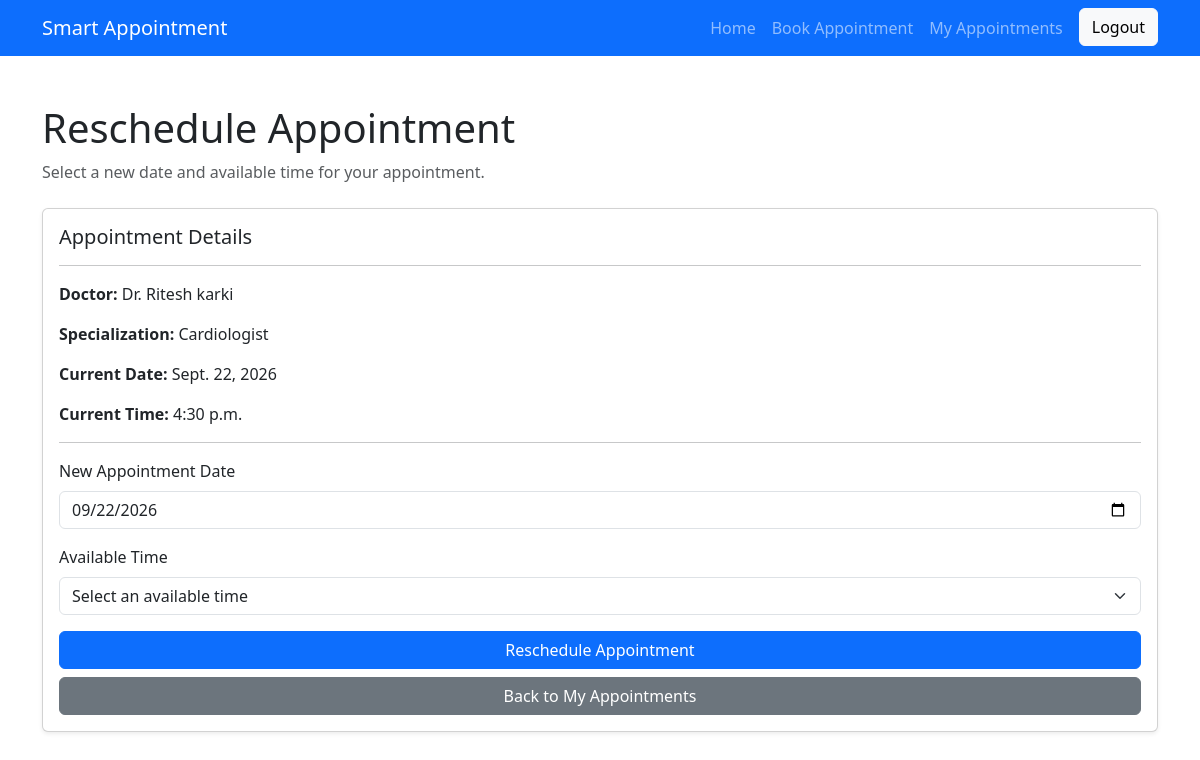
/appointments/reschedule/14/ (signed in), run on the app's committed database.
### appointments/models.py (models this page shows, shortened)
class Appointment(models.Model):
    STATUS_CHOICES = [
        ('Pending', 'Pending'),
        ('Confirmed', 'Confirmed'),
        ('Completed', 'Completed'),
        ('Cancelled', 'Cancelled'),
    ]
    patient = models.ForeignKey(
        Patient,
        on_delete=models.CASCADE,
        related_name='appointments'
    )
    doctor = models.ForeignKey(
        Doctor,
        on_delete=models.CASCADE,
        related_name='appointments'
    )
    appointment_date = models.DateField()
    appointment_time = models.TimeField()
    status = models.CharField(
        max_length=20,
        choices=STATUS_CHOICES,
        default='Pending'
    )
    reason = models.TextField()
    created_at = models.DateTimeField(auto_now_add=True)

### doctors/models.py (models this page shows, shortened)
class Doctor(models.Model):
    user = models.OneToOneField(User, on_delete=models.CASCADE)
    name = models.CharField(max_length=100)
    specialization = models.CharField(max_length=100)
    phone = models.CharField(max_length=20)
    working_start = models.TimeField()
    working_end = models.TimeField()

### appointments/views.py (the view, shortened to what this page needs)
@login_required
def reschedule_appointment(request, appointment_id):
    patient = Patient.objects.get(
        user=request.user
    )
    appointment = Appointment.objects.get(
        id=appointment_id
    )
    available_slots = []
    selected_date = appointment.appointment_date
    if request.method == "POST":
        date_value = request.POST.get(
            "appointment_date"
        )
        time_value = request.POST.get(
            "appointment_time"
        )
        if date_value:
            selected_date = date.fromisoformat(
                date_value
            )
            if selected_date < date.today():
                messages.error(
                    request,
                    "You cannot select a past date."
                )
                return redirect(
                    "appointments:reschedule_appointment",
                    appointment_id=appointment.id
                )
            available_slots = get_available_slots(
                appointment.doctor,
                selected_date
            )
        if date_value and time_value:
            new_time = datetime.strptime(
                time_value,
                "%H:%M:%S"
            ).time()
            slot_taken = Appointment.objects.filter(
                doctor=appointment.doctor,
                appointment_date=selected_date,
                appointment_time=new_time,
                status__in=["Pending", "Confirmed"]
            ).exclude(
                id=appointment.id
            ).exists()
            if slot_taken:
                messages.error(
                    request,
                    "Sorry, this appointment slot is already booked."
                )
                return redirect(
                    "appointments:reschedule_appointment",
                    appointment_id=appointment.id
                )
            appointment.appointment_date = selected_date
            appointment.appointment_time = new_time
            appointment.save()
            messages.success(
                request,
                "Your appointment has been rescheduled successfully."
            )
            return redirect(
                "appointments:my_appointments"
            )
    else:
        available_slots = get_available_slots(
            appointment.doctor,
            selected_date
        )
    return render(
        request,
        "appointments/reschedule_appointment.html",
        {
            "appointment": appointment,
            "available_slots": available_slots,
            "selected_date": selected_date,
        }
    )

### appointments/templates/appointments/reschedule_appointment.html (shortened to what this page needs)
{% extends "base.html" %}
{% block content %}
<div class="container py-5">
<div class="mb-4">
    <h1>
        Reschedule Appointment
    </h1>
    <p class="text-muted">
        Select a new date and available time for your appointment.
    </p>
</div>
<div class="card shadow-sm">
    <div class="card-body">
        <h5 class="card-title">
            Appointment Details
        </h5>
        <hr>
        <p>
            <strong>Doctor:</strong>
            Dr. {{ appointment.doctor.name }}
        </p>
        <p>
            <strong>Specialization:</strong>
            {{ appointment.doctor.specialization }}
        </p>
        <p>
            <strong>Current Date:</strong>
            {{ appointment.appointment_date }}
        </p>
        <p>
            <strong>Current Time:</strong>
            {{ appointment.appointment_time|time:"g:i a" }}
        </p>
        <hr>
        <form method="POST">
            <div class="mb-3">
                <label
                    for="appointment_date"
                    class="form-label"
                >
                    New Appointment Date
                </label>
                <input
                    type="date"
                    name="appointment_date"
                    id="appointment_date"
                    class="form-control"
                    value="{{ selected_date|date:'Y-m-d' }}"
                    required
                >
            </div>
            {% if available_slots %}
                <div class="mb-3">
                    <label
                        for="appointment_time"
                        class="form-label"
                    >
                        Available Time
                    </label>
                    <select
                        name="appointment_time"
                        id="appointment_time"
                        class="form-select"
                        required
                    >
                        <option value="">
                            Select an available time
                        </option>
                    </select>
                </div>
            {% else %}
                <div class="alert alert-warning">
                    No available time slots are currently available
                    for this date.
                </div>
            {% endif %}
            <div class="d-grid gap-2">
                {% if available_slots %}
                    <button
                        type="submit"
                        class="btn btn-primary"
                    >
                        Reschedule Appointment
                    </button>
                {% endif %}
                <a
                    href="{% url 'appointments:my_appointments' %}"
                    class="btn btn-secondary"
                >
                    Back to My Appointments
                </a>
            </div>
        </form>
    </div>
</div>
</div>
{% endblock %}

### data on the page
Appointment: doctor.name "Ritesh karki", doctor.specialization "Cardiologist", appointment_date "Sept. 22, 2026", appointment_time "4:30 p.m.", appointment_date "09/22/2026"
